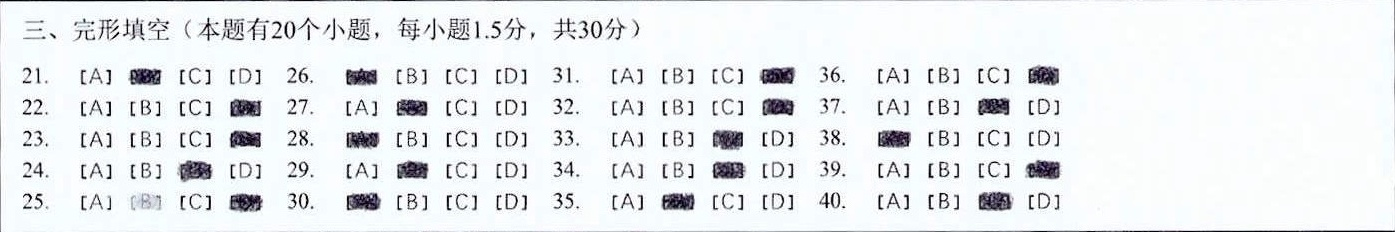
#> input picture pic/sub_answer_card_3.jpg, 1395 x 232 px, found by its file name
$ jupyter execute --allow-errors choice_option_detection.ipynb   (shell and % lines are left out)
#> lines starting #> are read from the running program, lines starting #| are printed output that depends on the picture; after the words box and inside, x2 and y2 are one past the last pixel; in counts of white or black regions, pixels touching at a corner belong together
# 答题卡识别

[cell 1]
import numpy as np
import cv2

import matplotlib
import matplotlib.pyplot as plt
import warnings
warnings.filterwarnings("ignore")

# Allow image embeding in notebook

[cell 2]
def showImg(img, x=20, y=30):
    fig = plt.figure(figsize=(x, y))
    plt.imshow(img, cmap ='gray')
    plt.axis('off')

### 函数

## 一、切割答题区域
### 1、读入图片+预处理

[cell 3]
from imutils import auto_canny, contours

# 【1】读入图片+预处理
image = cv2.imread('sub_answer_card_3.jpg')# 加载图片
#> image is the input picture: shape (232, 1395, 3); mean B, G, R 238.6, 236.4, 233.4
# cv2.imshow("Original", image)
gray = cv2.cvtColor(image, cv2.COLOR_BGR2GRAY)# 转灰度
blurred = cv2.GaussianBlur(gray, (5, 5), 0)# 高斯模糊
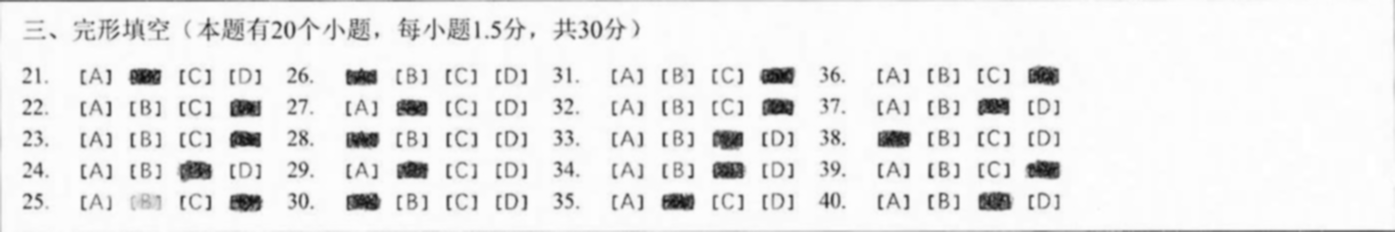
#> blurred: shape (232, 1395); min 15, max 255, mean 236.1

# [7 lines of commented-out code are left out]
edged = auto_canny(blurred) # 边缘检测
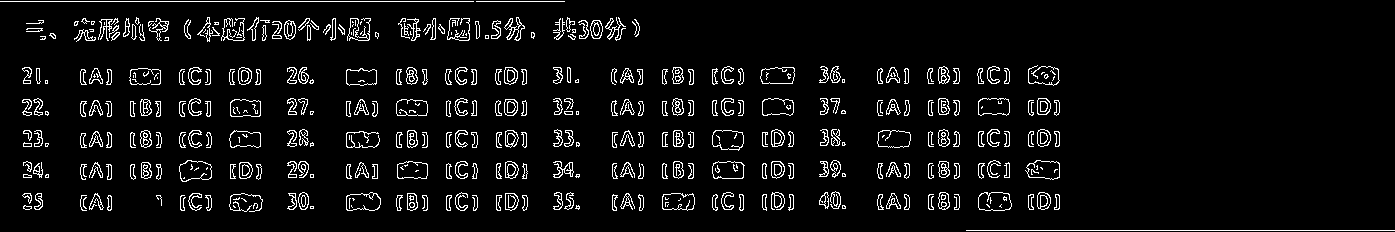
#> edged: shape (232, 1395); 5.8% white in thin lines or dots

# [7 lines of commented-out code are left out]

fig = plt.figure(figsize=(20, 30))
plt.imshow(cv2.cvtColor(image, cv2.COLOR_BGR2RGB))
plt.title(u"原始图片")
plt.axis('off')

fig = plt.figure(figsize=(20, 30))
plt.imshow(edged, cmap ='gray')
plt.title(u"边缘检测后的图片")
plt.axis('off')

#  黑底白字  白底黑字

[cell 4]
# 黑底白字
thresh_option_answer = cv2.threshold(gray, 0, 255, cv2.THRESH_BINARY_INV | cv2.THRESH_OTSU)[1]
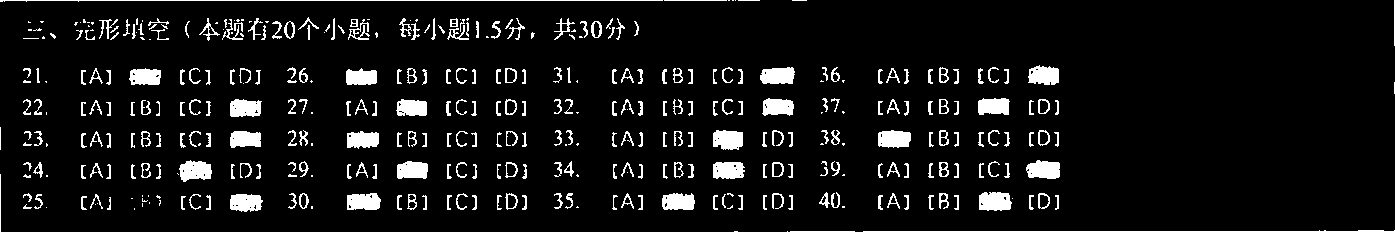
#> thresh_option_answer: shape (232, 1395); 7.6% white; 390 white regions (100 under 20 px), largest, box (x1, y1, x2, y2) and area: (0, 0, 663, 2) 669, (863, 230, 1395, 232) 562, (979, 192, 1012, 211) 539
fig = plt.figure(figsize=(20, 30))
plt.imshow(thresh_option_answer, cmap ='gray')
plt.title(u'二值图')
plt.axis('off')


# 白底黑字
ret, binary = cv2.threshold(gray, 0, 255, cv2.THRESH_BINARY + cv2.THRESH_OTSU)
#> ret = 165
fig = plt.figure(figsize=(20, 30))
plt.imshow(binary, cmap ='gray')
plt.title(u'二值图')
plt.axis('off')

[cell 5]
import cv2
from cnocr import CnOcr
#> (the rest of this cell did not finish here and is left out)

# 验证pytesseract的数字识别结果

[cell 6]
import pytesseract
from pytesseract import Output

# for i in range(1,10) :
image = cv2.imread('111.jpg')# 加载图片
# image = cv2.cvtColor(image, cv2.COLOR_BGR2GRAY)# 转灰度
# # ret, image = cv2.threshold(gray, 0, 255, cv2.THRESH_BINARY + cv2.THRESH_OTSU)
# image = cv2.threshold(image, 0, 255, cv2.THRESH_BINARY_INV | cv2.THRESH_OTSU)[1]

# # kernel = np.ones((2, 2), np.uint8)
# # dilate_choice_answer = cv2.dilate(binary, kernel, iterations=1)
# # dilate_choice_answer = cv2.erode(binary, kernel, iterations=1)

fig = plt.figure(figsize=(5, 10))
#> (the rest of this cell did not finish here and is left out)

[cell 7]
import pytesseract
from PIL import ImageEnhance
from PIL import Image
from pytesseract import Output

# img = cv2.imread('20210625171030.jpg')# 加载图片
#> (the rest of this cell did not finish here and is left out)

---------------------------------------------------------------------

## 二、选择题自动批改
### 2、提取选择题候选区域

[cell 8]
image = cv2.imread('sub_answer_card_1.jpg')# 加载图片
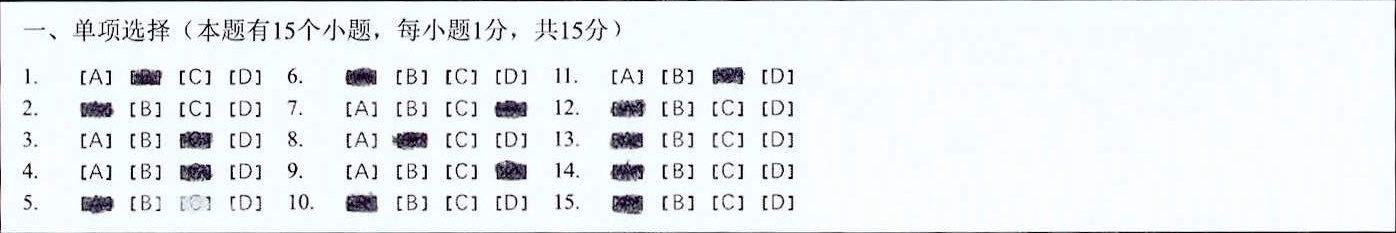
#> input picture pic/sub_answer_card_1.jpg, 1396 x 233 px, found by its file name
#> image is the input picture: shape (233, 1396, 3); mean B, G, R 241.7, 239.4, 235.3
# cv2.imshow("Original", image)
gray = cv2.cvtColor(image, cv2.COLOR_BGR2GRAY)# 转灰度
#> gray: shape (233, 1396)
showImg(gray)

# OTSU二值化（黑底白字）
thresh_option_answer = cv2.threshold(gray, 0, 255, cv2.THRESH_BINARY_INV | cv2.THRESH_OTSU)[1]
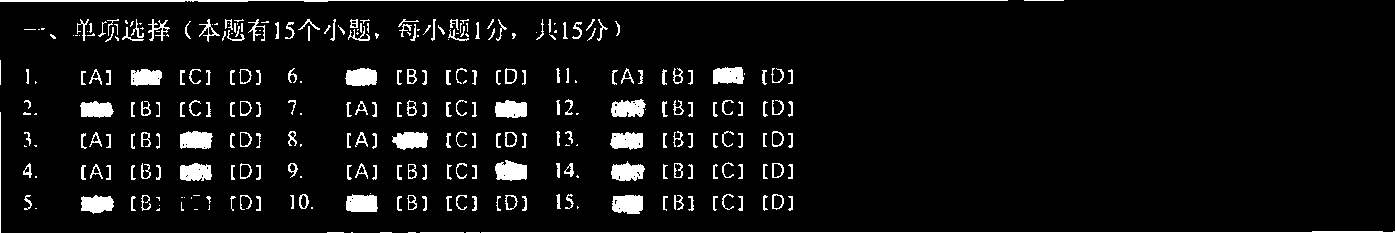
#> thresh_option_answer: shape (233, 1396); 6.1% white; 303 white regions (86 under 20 px), largest, box (x1, y1, x2, y2) and area: (0, 0, 1008, 2) 1271, (481, 0, 1396, 233) 1220, (495, 160, 527, 181) 520
showImg(thresh_option_answer)


kernel = np.ones((3, 3), np.uint8)
dilate_choice_answer = cv2.erode(thresh_option_answer, kernel, iterations=1)
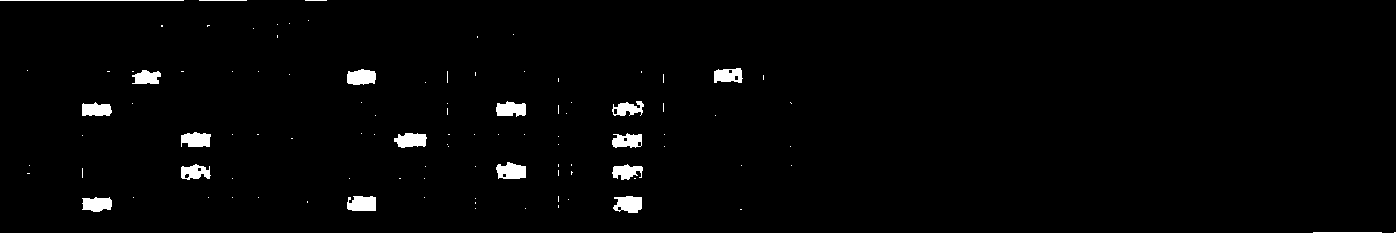
#> dilate_choice_answer: shape (233, 1396); 1.8% white; 102 white regions (83 under 20 px), largest, box (x1, y1, x2, y2) and area: (496, 162, 526, 179) 395, (347, 196, 376, 211) 390, (613, 196, 642, 213) 383
showImg(dilate_choice_answer)


# 2、针对黑底白字的高亮部分膨胀
# 因为候选区域由三部分组成（左括号、右括号、大写的英文字母），通过膨胀将三个区域连成一片
kernel = np.ones((9, 9), np.uint8)
dilate_choice_answer = cv2.dilate(thresh_option_answer, kernel, iterations=1)
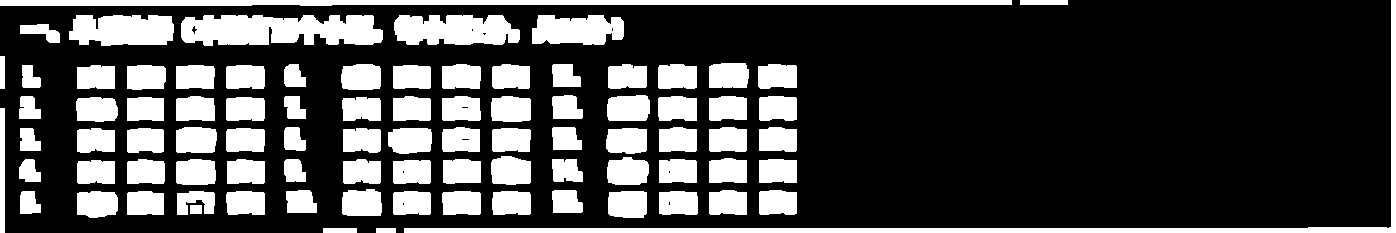
#> dilate_choice_answer: shape (233, 1396); 27.1% white; 88 white regions
showImg(dilate_choice_answer)


# 3、提取膨胀后的轮廓
dilate_option_cnts, _ = cv2.findContours(dilate_choice_answer.copy(), cv2.RETR_EXTERNAL, cv2.CHAIN_APPROX_NONE)
#> dilate_option_cnts = 88 contours; largest, box (x1, y1, x2, y2) and area: (404, 0, 1396, 233) 4958, (181, 15, 383, 46) 4824, (0, 0, 1012, 6) 4328, (394, 15, 520, 45) 3004, (69, 15, 174, 46) 2656
black_background = np.ones(gray.shape,np.uint8)*0
cv2.drawContours(black_background, dilate_option_cnts, -1, (3,240,240), 2)
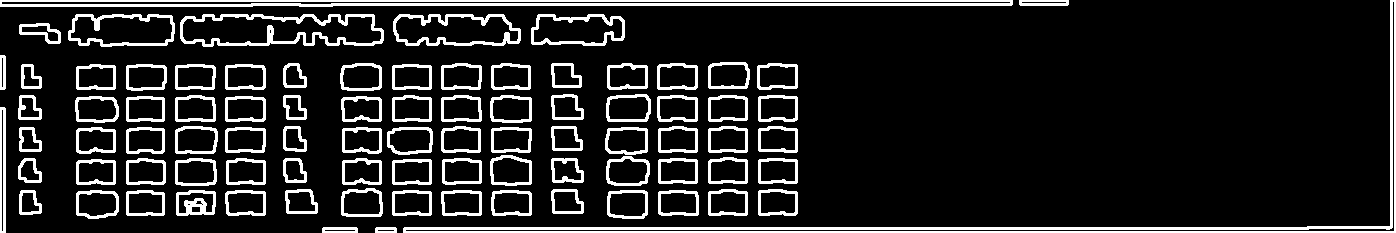
#> black_background: shape (233, 1396); values 0 (black) and 3 (white), 13.5% white; 87 white regions
showImg(black_background)

# # 4、筛选轮廓中的选择题候选项
choiceAnswerCnts = [] # 初始化选择题候选区域
choiceAnswerCnts1 = [] # 初始化选择题候选区域
for c in dilate_option_cnts:

    peri = cv2.arcLength(c, True)
    area = cv2.contourArea(c)
    approx = cv2.approxPolyDP(c, 0.1 * peri, True)
    # 计算轮廓的边界框
    (x, y, w, h) = cv2.boundingRect(approx)
    # 计算宽高比
    ar = w / float(h)

    # 筛选轮廓为四边形的目前轮廓
#     if len(approx) == 4850
    if y >= 60 and w >= 20 and w <= 60 and ar >= 1 and ar <= 2 and area > 700:
#     if  w >= 35 and w <= 60  and ar >= 1.2 and ar <= 2:
#             print('坐标: ', (x, y, w, h))
#         print(area)
        choiceAnswerCnts.append(c)
        choiceAnswerCnts1.append(approx)
#> this loop made 88 passes
#> (peri, area, approx, x, y, w, h, ar) on passes 1 to 7: (46, 76, [[376, 228], [395, 232]], 376, 228, 20, 5, 4), (74, 132, [[323, 228], [356, 232]], 323, 228, 34, 5, 6.8), (38, 88, [[190, 205], [190, 213], [201, 213], [201, 205]], 190, 205, 12, 9, 1.33), (119.9, 830.5, [[659, 192], [659, 213], [697, 213], [696, 192]], 659, 192, 39, 22, 1.77), (122.7, 937.5, [[609, 192], [610, 215], [646, 213], [646, 192]], 609, 192, 38, 24, 1.58), (120.7, 825.5, [[493, 192], [493, 214], [530, 213], [529, 192]], 493, 192, 38, 23, 1.65), (119.3, 828, [[442, 193], [443, 214], [480, 213], [479, 192]], 442, 192, 39, 23, 1.7)
#> (peri, area, x, y, w, h, ar) on passes 61, 63, 65, 66, 67, 68: (121.3, 843, 176, 98, 39, 23, 1.7), (126.4, 972.5, 608, 96, 40, 25, 1.6), (117.9, 813.5, 393, 66, 38, 23, 1.65), (120.7, 831.5, 226, 66, 38, 23, 1.65), (120.5, 826, 176, 66, 38, 23, 1.65), (119.3, 847, 127, 66, 37, 23, 1.61)
#> after the loop, choiceAnswerCnts = 59 contours; largest, box (x1, y1, x2, y2) and area: (607, 95, 650, 121) 972, (491, 156, 531, 185) 965, (388, 128, 432, 154) 958, (607, 157, 649, 185) 951, (608, 191, 647, 218) 938; choiceAnswerCnts1 = 59 contours; largest, box (x1, y1, x2, y2) and area: (608, 96, 648, 121) 843, (176, 129, 216, 153) 836, (342, 192, 381, 216) 826, (492, 160, 531, 184) 825, (658, 98, 697, 121) 825

# 5、绘制筛选出来的候选项
# print(warped_option_answer.shape)
# print(choiceAnswerCnts[0].shape)
black_background = np.ones(gray.shape,np.uint8)*0
cv2.drawContours(black_background, choiceAnswerCnts, -1, (3,240,240), 2)
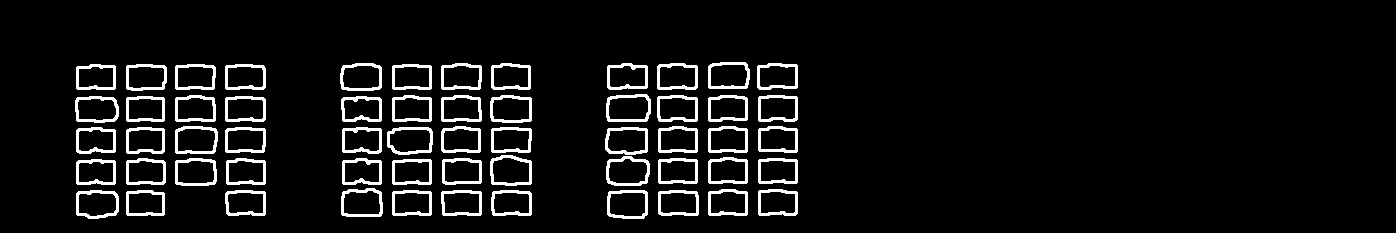
#> black_background: shape (233, 1396); values 0 (black) and 3 (white), 6.7% white; 59 white regions, largest, box (x1, y1, x2, y2) and area: (387, 127, 433, 155) 391, (606, 94, 651, 122) 387, (606, 156, 650, 186) 387
showImg(black_background)

black_background = np.ones(gray.shape,np.uint8)*0
cv2.drawContours(black_background, choiceAnswerCnts1, -1, (3,240,240), 2)
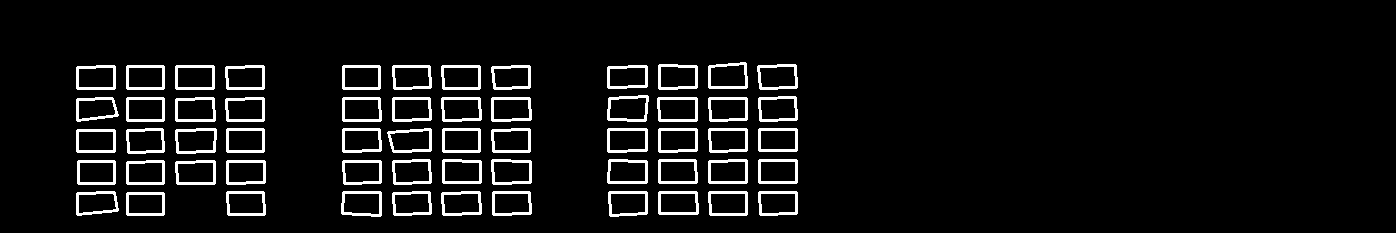
#> black_background: shape (233, 1396); values 0 (black) and 3 (white), 6.3% white; 59 white regions, largest, box (x1, y1, x2, y2) and area: (607, 95, 649, 122) 354, (175, 128, 217, 154) 354, (341, 191, 382, 217) 353
showImg(black_background)
